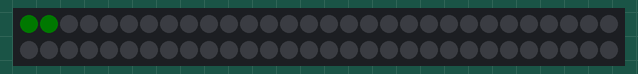
Recording of a sketch running on a simulated Arduino Uno, built with avr-gcc and run on an emulated ATmega328P. Parts: 60 RGB LEDs in strip order, left to right, continuing on the next row. Dim RGB values are drawn brighter than linear.

Above: at 0.06 s.
At 0.59 s:
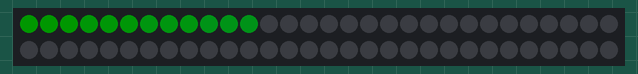
At 1.12 s:
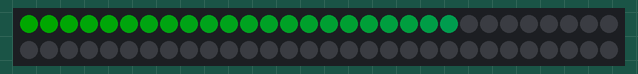
At 1.65 s:
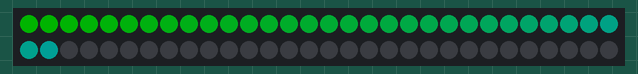
At 2.44 s:
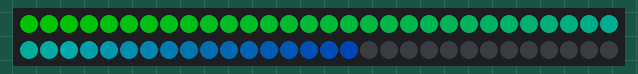
At 3.2 s:
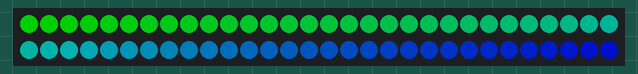

The sketch:

LEDStrip.ino
```cpp
#include <FastLED.h>
#define LED_PIN 2
#define NUM_LEDS 60

CRGB leds[NUM_LEDS];


void setup() {
  FastLED.addLeds<WS2812, LED_PIN, GRB>(leds, NUM_LEDS);
  FastLED.setMaxPowerInVoltsAndMilliamps(5, 500);
  FastLED.clear();
  FastLED.show();

}

void loop() {
  // Turn lights from green to blue from left to right   R G B
  for (int i=0; i<NUM_LEDS; i++){
    leds[i] = CRGB(0, 255 - 4*i, 4*i );
    FastLED.setBrightness(2*i);
    FastLED.show();
    delay(50);
  }
  // Turn lights from blue to magenta from right to left
  for (int i=NUM_LEDS; i>0; i--){
    leds[i] = CRGB(4*i,0 , 255-4*i);
    FastLED.setBrightness(100-i);
    FastLED.show();
    delay(50);
  }


}
```
